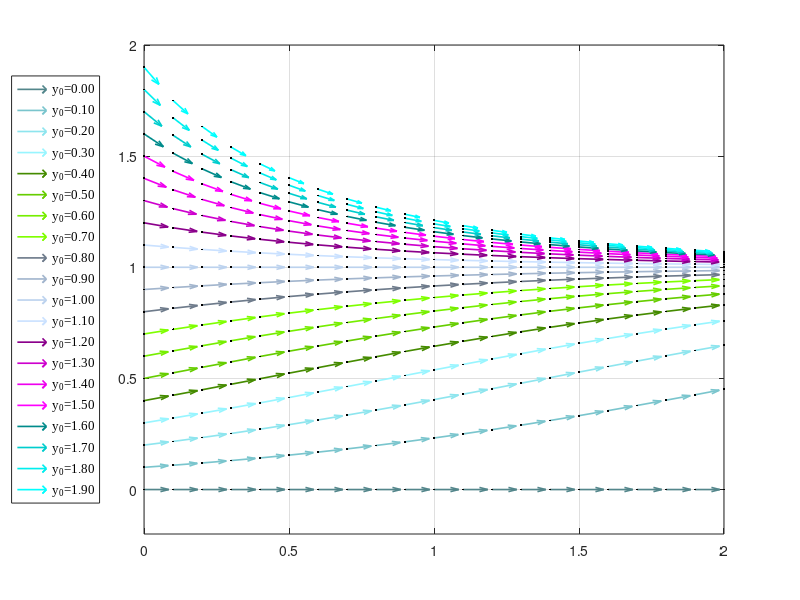

Recreate this plot in MATLAB.
clc,clear,close all

t = 0:0.1:2;

yt = @(t,y0) 1./(1+(1-y0)/y0*exp(-t));

colors = [0.325,0.525,0.545;
    0.48,0.772,0.804;
    0.556,0.898,0.932;
    0.596,0.96,1; % CadetBlue
    0.27,0.545,0;
    0.4,0.804,0;
    0.464,0.932,0;
    0.498,1,0; % Chartreuse
    0.43,0.484,0.545;
    0.635,0.71,0.804;
    0.736,0.824,0.932;
    0.792,0.884,1; % LightSteelBlue
    0.545,0,0.545;
    0.804,0,0.804;
    0.932,0,0.932;
    1,0,1; % Magenta
    0,0.545,0.545
    0,0.804,0.804;
    0,0.932,0.932;
    0,1,1; % Cyan 
    ];

figure("Position",[199.66,381.66,970.66,664.66])
hold(gca,"on"),grid(gca,"on"),box(gca,"on")
IVs = 0:0.1:1.9;
for i = 1:numel(IVs)
    yts = yt(t,IVs(i));
    quiver(t(1:end-1),yts(1:end-1),t(2:end)-t(1:end-1),yts(2:end)-yts(1:end-1), ...
        "LineWidth",1.2,"AutoScaleFactor",0.2,"Color",colors(i,:),...
        "DisplayName",sprintf("y_0=%.2f",IVs(i)))
    scatter(t,yts,20,"Marker",".","MarkerEdgeColor","k","HandleVisibility","off")
end
legend("Location","westoutside","Interpreter","tex","FontName","Times New Roman")
ylim([-0.2,2])